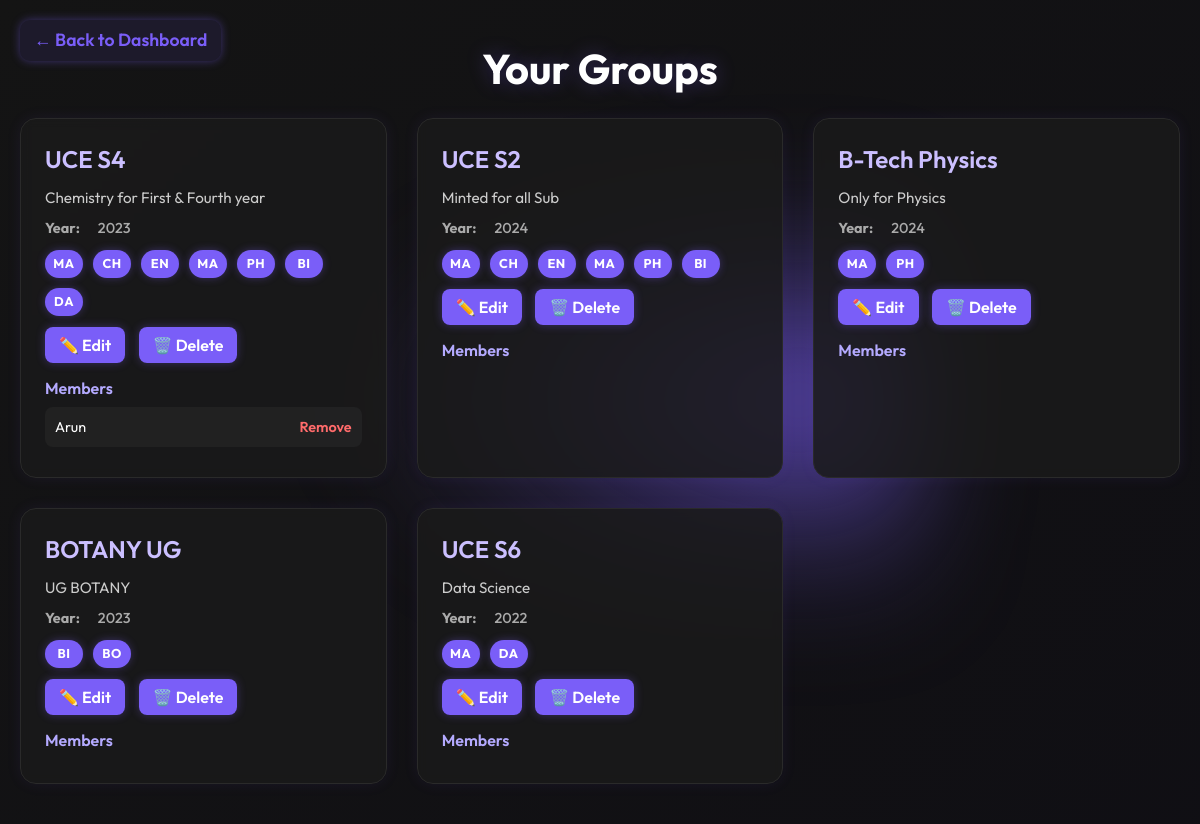
The page /groups/admin/ (signed in) on the database its author committed.
### core/models.py (models this page shows, shortened)
class StudyGroup(models.Model):
    name = models.CharField(max_length=100)
    description = models.TextField()
    courses = models.ManyToManyField(Course, blank=True)
    is_public = models.BooleanField(default=False)
    owner = models.ForeignKey(User, on_delete=models.CASCADE, related_name='owned_groups')
    year = models.CharField(max_length=10, blank=True)
    members = models.ManyToManyField(User, related_name='study_groups', blank=True)

class Course(models.Model):
    name = models.CharField(max_length=100)

### core/views.py (the view)
# urls.py: path('groups/admin/', views.admin_groups, name='admin_groups'),
@login_required
def admin_groups(request):
    groups = StudyGroup.objects.filter(owner=request.user)
    return render(request, 'groups/admin_groups.html', {'groups': groups})

### core/templates/groups/admin_groups.html (shortened to what this page needs)
<!DOCTYPE html>
<html lang="en">
<head>
</head>
<body>
  <a href="{% url 'dashboard' %}" class="back-link">← Back to Dashboard</a>
  <div class="gradient-overlay"></div>
  <div class="stars"></div>
  <div class="thruster-glow-left"></div>
  <h2>Your Groups</h2>
  <div class="groups-container">
    {% for group in groups %}
      <div class="group-card">
        <h3>{{ group.name }}</h3>
        <p>{{ group.description }}</p>
        <div class="group-meta">
          <strong style="margin-right:6px;">Year:</strong> {{ group.year }}
        </div>
        <div class="group-meta" style="gap: 8px; align-items: center;">
          <div class="courses-badges">
            {% for c in group.courses.all %}
              <div class="course-badge">
                {% if c.name|lower == "english" %}EN
                {% elif c.name|lower == "math" or c.name|lower == "mathematics" %}MA
                {% elif c.name|lower == "physics" %}PH
                {% elif c.name|lower == "chemistry" %}CH
                {% elif c.name|lower == "biology" %}BI
                {% elif c.name|lower == "history" %}HI
                {% elif c.name|lower == "geography" %}GE
                {% elif c.name|lower == "computer science" or c.name|lower == "cs" %}CS
                {% elif c.name|lower == "economics" %}EC
                {% elif c.name|lower == "psychology" %}PS
                {% else %}
                  {{ c.name|slice:":2"|upper }}
                {% endif %}
              </div>
            {% endfor %}
          </div>
        </div>
        <div class="actions" style="margin-top: 18px;">
          <a href="{% url 'edit_group' group.id %}">✏️ Edit</a>
          <a href="{% url 'delete_group' group.id %}">🗑️ Delete</a>
        </div>
        <div style="margin-top: 20px;" class="members">
          <h4>Members</h4>
          <ul>
            {% for member in group.members.all %}
              <li>
                {{ member.username }}
                {% if member != request.user %}
                  <a href="{% url 'remove_member' group.id member.id %}">Remove</a>
                {% endif %}
              </li>
            {% endfor %}
          </ul>
        </div>
      </div>
    {% empty %}
      <p style="text-align: center; font-size: 1.1rem; color: #aaa;">You haven’t created any groups yet.</p>
    {% endfor %}
  </div>
</body>
</html>

### core/templates/groups/admin_groups.html (style rules this page uses)
* { margin: 0; padding: 0; box-sizing: border-box; }
body { font-family: 'Outfit', sans-serif; background-color: #0d0d0d; color: #fff; min-height: 100vh; padding: 40px 20px; display: flex; flex-direction: column; align-items: center; position: relative; overflow-x: hidden; font-weight: 400; font-size: 16px; line-height: 1.4; }
.back-link { position: fixed; top: 20px; left: 20px; font-weight: 600; font-size: 1.1rem; color: #7a5ef8; text-decoration: none; padding: 8px 14px; border-radius: 10px; background: rgba(122, 94, 248, 0.1); box-shadow: 0 0 10px rgba(122, 94, 248, 0.4); transition: 0.3s ease; z-index: 10; user-select: none; }
.thruster-glow-left { position: fixed; top: 0; left: 0; width: 900px; height: 100vh; pointer-events: none; z-index: -3; }
.thruster-glow-left::before { content: ''; position: absolute; top: 50%; right: -200px; width: 100%; height: 700px; background: radial-gradient( ellipse at calc(100% - 180px) center, rgba(122, 94, 248, 0.7) 0%, rgba(122, 94, 248, 0.15) 50%, rgba(122, 94, 248, 0) 80% ); transform: translateY(-50%) scale(0.6); filter: blur(90px); animation: pulseSurgeLeft 5s ease-in-out infinite; }
.stars { position: fixed; top: 0; left: 0; width: 100%; height: 100%; background-image: radial-gradient(#ffffff22 0.5px, transparent 0.5px); background-size: 20px 20px; opacity: 0.05; z-index: -4; }
.gradient-overlay { position: fixed; inset: 0; background: linear-gradient(135deg, rgba(255,255,255,0.03), rgba(122,94,248,0.03)); z-index: -5; }
h2 { font-weight: 700; font-size: 2.6rem; margin-bottom: 20px; text-shadow: 0 0 20px rgba(122, 94, 248, 0.3); font-family: 'Outfit', sans-serif; }
.groups-container { display: grid; grid-template-columns: repeat(auto-fit, minmax(320px, 1fr)); gap: 30px; width: 100%; max-width: 1200px; }
.group-card { background: rgba(26, 26, 26, 0.85); border: 1px solid #2a2a2a; border-radius: 16px; padding: 24px; backdrop-filter: blur(5px); transition: 0.3s ease; box-shadow: 0 0 15px rgba(122, 94, 248, 0.08); font-weight: 400; font-family: 'Outfit', sans-serif; }
.group-card h3 { font-size: 1.5rem; color: #cbbfff; margin-bottom: 10px; font-weight: 600; }
.group-card p { font-size: 0.95rem; margin-bottom: 10px; color: #ccc; }
.group-meta { font-size: 0.9rem; color: #aaa; margin-bottom: 12px; display: flex; align-items: center; flex-wrap: wrap; gap: 12px; font-weight: 500; }
.courses-badges { display: flex; gap: 10px; flex-wrap: wrap; }
.course-badge { background: #7a5ef8; color: white; font-weight: 700; font-family: 'Outfit', sans-serif; font-size: 0.8rem; padding: 5px 12px; border-radius: 9999px; letter-spacing: 0.04em; text-transform: uppercase; box-shadow: 0 0 8px #7a5ef855; user-select: none; width: 38px; height: 28px; display: flex; align-items: center; justify-content: center; font-variant-numeric: tabular-nums; }
.actions a { text-decoration: none; background: #7a5ef8; color: white; padding: 8px 14px; margin-right: 10px; border-radius: 8px; font-weight: 600; font-family: 'Outfit', sans-serif; transition: 0.3s; box-shadow: 0 0 10px #7a5ef855; }
.members { margin-top: 15px; }
.members h4 { color: #b4aaff; margin-bottom: 8px; font-size: 1rem; font-weight: 600; }
.members ul { list-style: none; padding: 0; }
.members li { background: rgba(255, 255, 255, 0.04); padding: 10px; border-radius: 8px; margin-bottom: 6px; display: flex; justify-content: space-between; align-items: center; font-size: 0.9rem; font-weight: 400; }
.members a { color: #ff6b6b; font-weight: 600; text-decoration: none; font-family: 'Outfit', sans-serif; }

### rows shown on the page
StudyGroup: name "UCE S4", description "Chemistry for First & Fourth year", year "2023"
Course: name "MA"
Course: name "CH"
Course: name "EN"
Course: name "MA"
Course: name "PH"
Course: name "BI"
Course: name "DA"
StudyGroup: name "UCE S2", description "Minted for all Sub", year "2024"
StudyGroup: name "B-Tech Physics", description "Only for Physics", year "2024"
StudyGroup: name "BOTANY UG", description "UG BOTANY", year "2023"
Course: name "BO"
StudyGroup: name "UCE S6", description "Data Science", year "2022"

### other values the page prints
{{ member.username }} "Arun"
